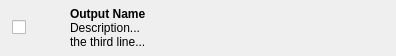
<?xml version="1.0" encoding="UTF-8"?>
<ui version="4.0">
 <class>OutputItem</class>
 <widget class="QWidget" name="OutputItem">
  <property name="geometry">
   <rect>
    <x>0</x>
    <y>0</y>
    <width>396</width>
    <height>56</height>
   </rect>
  </property>
  <property name="minimumSize">
   <size>
    <width>0</width>
    <height>56</height>
   </size>
  </property>
  <property name="maximumSize">
   <size>
    <width>16777215</width>
    <height>56</height>
   </size>
  </property>
  <property name="windowTitle">
   <string>Form</string>
  </property>
  <layout class="QHBoxLayout" name="horizontalLayout" stretch="0,0,1">
   <property name="spacing">
    <number>0</number>
   </property>
   <property name="leftMargin">
    <number>12</number>
   </property>
   <property name="topMargin">
    <number>2</number>
   </property>
   <property name="rightMargin">
    <number>2</number>
   </property>
   <property name="bottomMargin">
    <number>2</number>
   </property>
   <item>
    <layout class="QVBoxLayout" name="verticalLayout">
     <item>
      <widget class="QCheckBox" name="select_cb">
       <property name="minimumSize">
        <size>
         <width>0</width>
         <height>0</height>
        </size>
       </property>
       <property name="maximumSize">
        <size>
         <width>16777215</width>
         <height>16777215</height>
        </size>
       </property>
       <property name="text">
        <string/>
       </property>
      </widget>
     </item>
    </layout>
   </item>
   <item>
    <widget class="QLabel" name="icon_label">
     <property name="minimumSize">
      <size>
       <width>40</width>
       <height>40</height>
      </size>
     </property>
     <property name="maximumSize">
      <size>
       <width>40</width>
       <height>40</height>
      </size>
     </property>
     <property name="baseSize">
      <size>
       <width>32</width>
       <height>32</height>
      </size>
     </property>
     <property name="text">
      <string/>
     </property>
     <property name="pixmap">
      <pixmap resource="resources.qrc">:/res/default_output.png</pixmap>
     </property>
     <property name="scaledContents">
      <bool>false</bool>
     </property>
     <property name="alignment">
      <set>Qt::AlignCenter</set>
     </property>
    </widget>
   </item>
   <item>
    <widget class="QLabel" name="details_label">
     <property name="text">
      <string>&lt;b&gt;Output Name&lt;/b&gt;&lt;br&gt;Description...&lt;br&gt;the third line...</string>
     </property>
     <property name="alignment">
      <set>Qt::AlignLeading|Qt::AlignLeft|Qt::AlignVCenter</set>
     </property>
     <property name="margin">
      <number>1</number>
     </property>
     <property name="indent">
      <number>4</number>
     </property>
    </widget>
   </item>
  </layout>
 </widget>
 <resources>
  <include location="resources.qrc"/>
 </resources>
 <connections/>
</ui>
